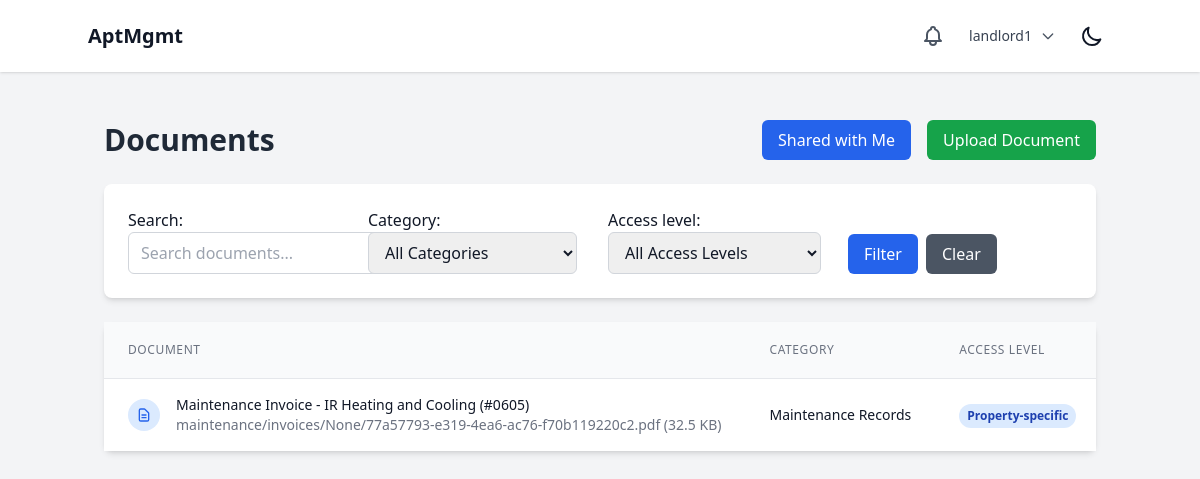
The page /documents/ (signed in) on the database its author committed.
### users/models.py (models this page shows, shortened)
class User(AbstractUser):
    class Role(models.TextChoices):
        SUPERUSER = "SUPERUSER", "Superuser"
        LANDLORD = "LANDLORD", "Landlord"
        EMPLOYEE = "EMPLOYEE", "Employee"
        TENANT = "TENANT", "Tenant"
    role = models.CharField(max_length=50, choices=Role.choices)
    company = models.ForeignKey(Company, on_delete=models.CASCADE, related_name="users", null=True, blank=True)
    property = models.ForeignKey(Property, on_delete=models.SET_NULL, related_name="users", null=True, blank=True)

### documents/models.py (models this page shows, shortened)
class Document(models.Model):
    class AccessLevel(models.TextChoices):
        COMPANY = "COMPANY", "Company-wide"
        PROPERTY = "PROPERTY", "Property-specific"
        UNIT = "UNIT", "Unit-specific"
        PRIVATE = "PRIVATE", "Private (specific users)"
    title = models.CharField(max_length=255)
    description = models.TextField(blank=True)
    file = models.FileField(upload_to=document_upload_path)
    original_filename = models.CharField(max_length=255)
    file_size = models.PositiveIntegerField()
    file_type = models.CharField(max_length=100)
    category = models.ForeignKey(DocumentCategory, on_delete=models.SET_NULL, null=True, blank=True)
    company = models.ForeignKey(Company, on_delete=models.CASCADE, related_name="documents")
    property = models.ForeignKey(Property, on_delete=models.CASCADE, related_name="documents", null=True, blank=True)
    unit = models.ForeignKey(ApartmentUnit, on_delete=models.CASCADE, related_name="documents", null=True, blank=True)
    access_level = models.CharField(max_length=20, choices=AccessLevel.choices, default=AccessLevel.COMPANY)
    allowed_users = models.ManyToManyField(User, related_name="accessible_documents", blank=True)
    allowed_roles = models.JSONField(default=list, blank=True)  # List of role strings
    uploaded_by = models.ForeignKey(User, on_delete=models.CASCADE, related_name="uploaded_documents")
    created_at = models.DateTimeField(auto_now_add=True)
    updated_at = models.DateTimeField(auto_now=True)
    is_active = models.BooleanField(default=True)
    class Meta:
        ordering = ['-created_at']
        indexes = [
            models.Index(fields=['company', 'access_level']),
            models.Index(fields=['property']),
            models.Index(fields=['created_at']),
        ]
    def is_accessible_by_user(self, user):
        if user.role == 'SUPERUSER' or user.is_superuser:
            return True
        if self.uploaded_by == user:
            return True

class DocumentCategory(models.Model):
    name = models.CharField(max_length=100)
    description = models.TextField(blank=True)
    created_at = models.DateTimeField(auto_now_add=True)
    class Meta:
        verbose_name_plural = "Document Categories"
    def __str__(self):
        return self.name

### documents/views.py (the view, shortened to what this page needs)
# urls.py: path('', views.document_list, name='list'),
@login_required
def document_list(request):
    if request.user.role == 'SUPERUSER' or request.user.is_superuser:
        documents = Document.objects.filter(is_active=True)
    elif request.user.company:
        documents = Document.objects.filter(
            company=request.user.company,
            is_active=True
        )
    else:
        documents = Document.objects.none()
    filter_form = DocumentFilterForm(request.GET)
    if filter_form.is_valid():
        if filter_form.cleaned_data['category']:
            documents = documents.filter(category=filter_form.cleaned_data['category'])
        if filter_form.cleaned_data['access_level']:
            documents = documents.filter(access_level=filter_form.cleaned_data['access_level'])
    accessible_documents = [doc for doc in documents if doc.is_accessible_by_user(request.user)]
    paginator = Paginator(accessible_documents, 10)
    page_number = request.GET.get('page')
    page_obj = paginator.get_page(page_number)
    context = {
        'page_obj': page_obj,
        'filter_form': filter_form,
        'total_documents': len(accessible_documents),
    }
    return render(request, 'documents/list.html', context)

### documents/forms.py
class DocumentFilterForm(forms.Form):
    category = forms.ModelChoiceField(
        queryset=DocumentCategory.objects.all(),
        required=False,
        empty_label="All Categories",
        widget=forms.Select(attrs={
            'class': 'px-3 py-2 border border-gray-300 rounded-md focus:outline-none focus:ring-2 focus:ring-blue-500'
        })
    )
    access_level = forms.ChoiceField(
        choices=[('', 'All Access Levels')] + Document.AccessLevel.choices,
        required=False,
        widget=forms.Select(attrs={
            'class': 'px-3 py-2 border border-gray-300 rounded-md focus:outline-none focus:ring-2 focus:ring-blue-500'
        })
    )
    search = forms.CharField(
        required=False,
        widget=forms.TextInput(attrs={
            'class': 'px-3 py-2 border border-gray-300 rounded-md focus:outline-none focus:ring-2 focus:ring-blue-500',
            'placeholder': 'Search documents...'
        })
    )

### core/context_processors.py (called while the page is built)
def notifications(request):
    if request.user.is_authenticated:
        unread_notifications = Notification.objects.filter(
            recipient=request.user,
            is_read=False
        ).order_by('-created_at')
        recent_unread_notifications = unread_notifications[:5]
        return {
            'unread_notifications_count': unread_notifications.count(),
            'recent_notifications': recent_unread_notifications,
            'has_unread_notifications': unread_notifications.exists(),
        }
    return {
        'unread_notifications_count': 0,
        'recent_notifications': [],
        'has_unread_notifications': False,
    }

### documents/templates/documents/list.html (shortened to what this page needs)
{% extends 'base.html' %}
{% block content %}
<div class="container mx-auto px-4 py-8">
    <div class="flex justify-between items-center mb-6">
        <h1 class="text-3xl font-bold text-gray-800 dark:text-white">Documents</h1>
        <div class="flex space-x-4">
            <a href="{% url 'documents:shared' %}" class="bg-blue-600 hover:bg-blue-700 text-white px-4 py-2 rounded-md">
                Shared with Me
            </a>
            <a href="{% url 'documents:upload' %}" class="bg-green-600 hover:bg-green-700 text-white px-4 py-2 rounded-md">
                Upload Document
            </a>
        </div>
    </div>
    <div class="bg-white dark:bg-gray-800 rounded-lg shadow-md p-6 mb-6">
        <form method="GET" class="grid grid-cols-1 md:grid-cols-4 gap-4">
            <div>
                {{ filter_form.search.label_tag }}
                {{ filter_form.search }}
            </div>
            <div>
                {{ filter_form.category.label_tag }}
                {{ filter_form.category }}
            </div>
            <div>
                {{ filter_form.access_level.label_tag }}
                {{ filter_form.access_level }}
            </div>
            <div class="flex items-end">
                <button type="submit" class="bg-blue-600 hover:bg-blue-700 text-white px-4 py-2 rounded-md">
                    Filter
                </button>
                <a href="{% url 'documents:list' %}" class="ml-2 bg-gray-600 hover:bg-gray-700 text-white px-4 py-2 rounded-md">
                    Clear
                </a>
            </div>
        </form>
    </div>
    <div class="bg-white dark:bg-gray-800 rounded-lg shadow-md">
        {% if page_obj %}
            <div class="overflow-x-auto">
                <table class="min-w-full divide-y divide-gray-200 dark:divide-gray-700">
                    <thead class="bg-gray-50 dark:bg-gray-700">
                        <tr>
                            <th class="px-6 py-3 text-left text-xs font-medium text-gray-500 dark:text-gray-300 uppercase tracking-wider">
                                Document
                            </th>
                            <th class="px-6 py-3 text-left text-xs font-medium text-gray-500 dark:text-gray-300 uppercase tracking-wider">
                                Category
                            </th>
                            <th class="px-6 py-3 text-left text-xs font-medium text-gray-500 dark:text-gray-300 uppercase tracking-wider">
                                Access Level
                            </th>
                        </tr>
                    </thead>
                    <tbody class="bg-white dark:bg-gray-800 divide-y divide-gray-200 dark:divide-gray-700">
                        {% for document in page_obj %}
                        <tr class="hover:bg-gray-50 dark:hover:bg-gray-700">
                            <td class="px-6 py-4 whitespace-nowrap">
                                <div class="flex items-center">
                                    <div class="flex-shrink-0 h-8 w-8">
                                        <div class="h-8 w-8 bg-blue-100 dark:bg-blue-900 rounded-full flex items-center justify-center">
                                            <svg class="h-4 w-4 text-blue-600 dark:text-blue-400" fill="none" stroke="currentColor" viewBox="0 0 24 24">
                                                <path stroke-linecap="round" stroke-linejoin="round" stroke-width="2" d="M9 12h6m-6 4h6m2 5H7a2 2 0 01-2-2V5a2 2 0 012-2h5.586a1 1 0 01.707.293l5.414 5.414a1 1 0 01.293.707V19a2 2 0 01-2 2z"></path>
                                            </svg>
                                        </div>
                                    </div>
                                    <div class="ml-4">
                                        <div class="text-sm font-medium text-gray-900 dark:text-white">
                                            <a href="{% url 'documents:detail' document.id %}" class="hover:underline">
                                                {{ document.title }}
                                            </a>
                                        </div>
                                        <div class="text-sm text-gray-500 dark:text-gray-400">
                                            {{ document.original_filename }} ({{ document.file_size|filesizeformat }})
                                        </div>
                                    </div>
                                </div>
                            </td>
                            <td class="px-6 py-4 whitespace-nowrap text-sm text-gray-900 dark:text-white">
                                {{ document.category.name|default:"No Category" }}
                            </td>
                            <td class="px-6 py-4 whitespace-nowrap">
                                <span class="inline-flex px-2 py-1 text-xs font-semibold rounded-full
                                    {% if document.access_level == 'COMPANY' %}bg-green-100 text-green-800 dark:bg-green-900 dark:text-green-200
                                    {% elif document.access_level == 'PROPERTY' %}bg-blue-100 text-blue-800 dark:bg-blue-900 dark:text-blue-200
                                    {% elif document.access_level == 'UNIT' %}bg-yellow-100 text-yellow-800 dark:bg-yellow-900 dark:text-yellow-200
                                    {% else %}bg-gray-100 text-gray-800 dark:bg-gray-900 dark:text-gray-200{% endif %}">
                                    {{ document.get_access_level_display }}
                                </span>
                            </td>
                        </tr>
                        {% endfor %}
                    </tbody>
                </table>
            </div>
        {% endif %}
    </div>
</div>
{% endblock %}

### core/templates/base.html (shortened to what this page needs)
{% load static %}
<!DOCTYPE html>
<html lang="en" x-data="{ darkMode: localStorage.getItem('darkMode') === 'true' }" x-init="$watch('darkMode', val => localStorage.setItem('darkMode', val))" :class="{ 'dark': darkMode }">
<head>
    <script src="https://cdn.tailwindcss.com"></script>
</head>
<body class="bg-gray-100 dark:bg-gray-900 text-gray-900 dark:text-gray-100">
    <header class="p-4 bg-white dark:bg-gray-800 shadow">
        <div class="container mx-auto flex justify-between items-center">
            {% if user.is_authenticated %}
                <a href="{% url 'core:dashboard_redirect' %}" class="text-xl font-bold hover:text-gray-600 dark:hover:text-gray-300 transition-colors duration-200">AptMgmt</a>
            {% else %}
                <h1 class="text-xl font-bold">AptMgmt</h1>
            {% endif %}
            <div class="flex items-center space-x-4">
                {% if user.is_authenticated %}
                    <div class="relative" x-data="{ open: false }">
                        <button @click="open = !open" class="relative p-2 text-gray-600 dark:text-gray-300 hover:text-gray-900 dark:hover:text-white focus:outline-none focus:ring-2 focus:ring-offset-2 focus:ring-blue-500">
                        </button>
                    </div>
                    <div class="relative" x-data="{ open: false }">
                        <button @click="open = !open" class="flex items-center space-x-2 text-sm rounded-full focus:outline-none focus:ring-2 focus:ring-offset-2 focus:ring-blue-500">
                            <span class="text-gray-700 dark:text-gray-300">{{ user.username }}</span>
                            <svg class="w-4 h-4 text-gray-600 dark:text-gray-300" fill="none" stroke="currentColor" viewBox="0 0 24 24">
                                <path stroke-linecap="round" stroke-linejoin="round" stroke-width="2" d="M19 9l-7 7-7-7"></path>
                            </svg>
                        </button>
                    </div>
                {% endif %}
                <button @click="darkMode = !darkMode" class="p-2 rounded-md focus:outline-none focus:ring-2 focus:ring-offset-2 focus:ring-offset-gray-800 focus:ring-white">
                    <svg x-show="!darkMode" class="w-6 h-6" fill="none" stroke="currentColor" viewBox="0 0 24 24" xmlns="http://www.w3.org/2000/svg"><path stroke-linecap="round" stroke-linejoin="round" stroke-width="2" d="M20.354 15.354A9 9 0 018.646 3.646 9.003 9.003 0 0012 21a9.003 9.003 0 008.354-5.646z"></path></svg>
                </button>
            </div>
        </div>
    </header>
    <main class="p-4" id="content">
        {% block content %}{% endblock %}
    </main>
</body>
</html>

### rows shown on the page
User: username "landlord1"
Document: title "Maintenance Invoice - IR Heating and Cooling (#0605)", original_filename "maintenance/invoices/None/77a57793-e319-4ea6-ac76-f70b119220c2.pdf", file_size|filesizeformat "32.5 KB", category.name "Maintenance Records", access_level "Property-specific"

### other values the page prints
{{ filter_form.search.label_tag }} "Search:"
{{ filter_form.category.label_tag }} "Category:"
{{ filter_form.access_level.label_tag }} "Access level:"
